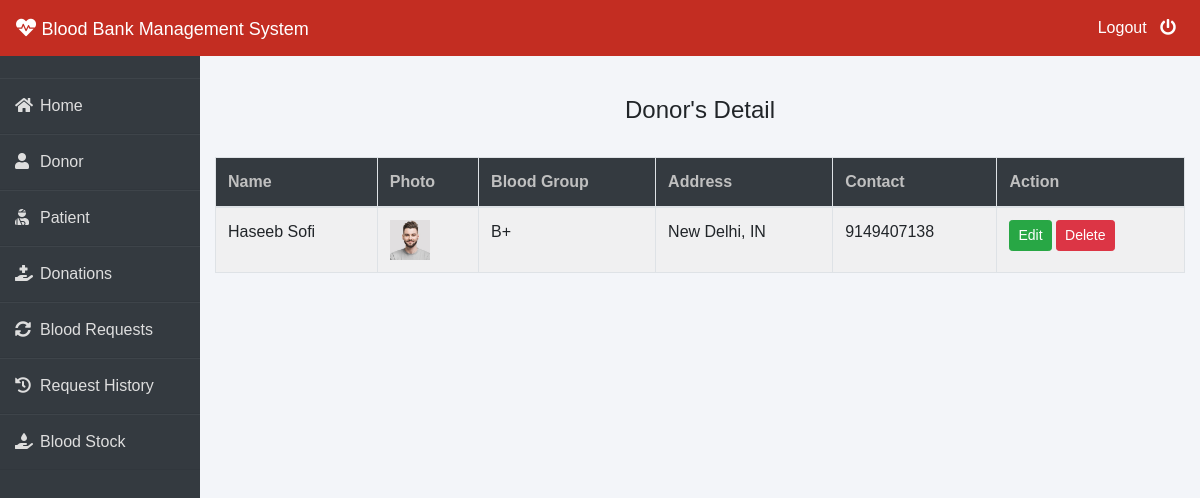
Page /admin-donor (signed in) on the committed database.
### donor/models.py (models this page shows, shortened)
class Donor(models.Model):
    user=models.OneToOneField(User,on_delete=models.CASCADE)
    profile_pic= models.ImageField(upload_to='profile_pic/Donor/',null=True,blank=True)
    bloodgroup=models.CharField(max_length=10)
    address = models.CharField(max_length=40)
    mobile = models.CharField(max_length=20,null=False)
    @property
    def get_name(self):
        return self.user.first_name+" "+self.user.last_name

### blood/views.py (the view)
# urls.py: path('admin-donor', views.admin_donor_view,name='admin-donor'),
@login_required(login_url='adminlogin')
def admin_donor_view(request):
    donors=dmodels.Donor.objects.all()
    return render(request,'blood/admin_donor.html',{'donors':donors})

### templates/blood/admin_donor.html
{% extends 'blood/adminbase.html' %}
{% block content %}
{% load widget_tweaks %}
{%load static%}
<br><br>
<div class="container">
    <H4 class="text-center">Donor's Detail</H4><br>
    <table class="table table-light table-hover table-bordered table-striped">
        <thead class="bg-dark">
            <tr>
                <th scope="col" style="color: rgb(192, 192, 192);">Name</th>
                <th scope="col" style="color: rgb(192, 192, 192);">Photo</th>
                <th scope="col" style="color: rgb(192, 192, 192);">Blood Group</th>
                <th scope="col" style="color: rgb(192, 192, 192);">Address</th>
                <th scope="col" style="color: rgb(192, 192, 192);">Contact</th>
                <th style="color: rgb(192, 192, 192);">Action</th>
            </tr>
        </thead>
        <tbody>
            {% for t in donors %}
            <tr>
                <td> {{t.get_name}}</td>
                <td> <img src="{% static t.profile_pic.url %}" alt="Profile Pic" height="40px" width="40px" /></td>
                <td>{{t.bloodgroup}}</td>
                <td>{{t.address}}</td>
                <td>{{t.mobile}}</td>
                <td>
                    <button class="btn btn-success btn-sm"><a  style="text-decoration: none;color: white;" href="{% url 'update-donor' t.id  %}">Edit</a> </button>
                    <button class="btn btn-danger btn-sm"><a  style="text-decoration: none;color: white;" href="{% url 'delete-donor' t.id  %}">Delete</a> </button>
                </td>
            </tr>
            {% endfor %}
        </tbody>
    </table>
</div>
{% endblock content %}

### templates/blood/adminbase.html (style rules this page uses)
* { margin: 0; padding: 0; box-sizing: border-box; list-style: none; text-decoration: none; font-family: 'Josefin Sans', sans-serif; }
body { background-color: #f3f5f9; }

### rows in the picture
Donor: get_name "Haseeb Sofi", profile_pic (picture), bloodgroup "B+", address "New Delhi, IN", mobile "9149407138"
